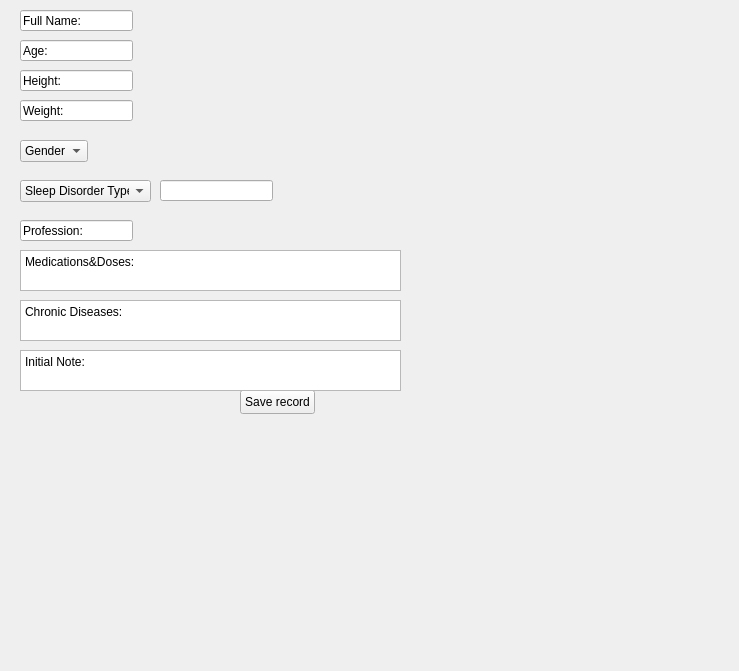
<?xml version="1.0" encoding="UTF-8"?>
<ui version="4.0">
 <class>Form</class>
 <widget class="QWidget" name="Form">
  <property name="geometry">
   <rect>
    <x>0</x>
    <y>0</y>
    <width>739</width>
    <height>671</height>
   </rect>
  </property>
  <property name="windowTitle">
   <string>Form</string>
  </property>
  <widget class="QLineEdit" name="lineEdit_name">
   <property name="geometry">
    <rect>
     <x>20</x>
     <y>10</y>
     <width>113</width>
     <height>21</height>
    </rect>
   </property>
   <property name="text">
    <string>Full Name:</string>
   </property>
  </widget>
  <widget class="QLineEdit" name="lineEdit_age">
   <property name="geometry">
    <rect>
     <x>20</x>
     <y>40</y>
     <width>113</width>
     <height>21</height>
    </rect>
   </property>
   <property name="text">
    <string>Age:</string>
   </property>
  </widget>
  <widget class="QLineEdit" name="lineEdit_height">
   <property name="geometry">
    <rect>
     <x>20</x>
     <y>70</y>
     <width>113</width>
     <height>21</height>
    </rect>
   </property>
   <property name="text">
    <string>Height:</string>
   </property>
  </widget>
  <widget class="QLineEdit" name="lineEdit_weight">
   <property name="geometry">
    <rect>
     <x>20</x>
     <y>100</y>
     <width>113</width>
     <height>21</height>
    </rect>
   </property>
   <property name="text">
    <string>Weight:</string>
   </property>
  </widget>
  <widget class="QComboBox" name="comboBox_gender">
   <property name="geometry">
    <rect>
     <x>20</x>
     <y>140</y>
     <width>68</width>
     <height>22</height>
    </rect>
   </property>
   <item>
    <property name="text">
     <string>Gender:</string>
    </property>
   </item>
   <item>
    <property name="text">
     <string>male</string>
    </property>
   </item>
   <item>
    <property name="text">
     <string>female</string>
    </property>
   </item>
   <item>
    <property name="text">
     <string>prefer not to say</string>
    </property>
   </item>
  </widget>
  <widget class="QComboBox" name="comboBox_disorderType">
   <property name="geometry">
    <rect>
     <x>20</x>
     <y>180</y>
     <width>131</width>
     <height>22</height>
    </rect>
   </property>
   <item>
    <property name="text">
     <string>Sleep Disorder Type:</string>
    </property>
   </item>
   <item>
    <property name="text">
     <string>idiopathic hypersomnia</string>
    </property>
   </item>
   <item>
    <property name="text">
     <string>narcolepsy</string>
    </property>
   </item>
   <item>
    <property name="text">
     <string>obstructive sleep apnea</string>
    </property>
   </item>
   <item>
    <property name="text">
     <string>REM sleep behavior disorder</string>
    </property>
   </item>
   <item>
    <property name="text">
     <string>restless legs sydrome</string>
    </property>
   </item>
   <item>
    <property name="text">
     <string>insomnia</string>
    </property>
   </item>
   <item>
    <property name="text">
     <string>circadian rhythm sleep disorder</string>
    </property>
   </item>
   <item>
    <property name="text">
     <string>parasomnia</string>
    </property>
   </item>
   <item>
    <property name="text">
     <string>other(if other,please explain)</string>
    </property>
   </item>
  </widget>
  <widget class="QPushButton" name="pushButton">
   <property name="geometry">
    <rect>
     <x>240</x>
     <y>390</y>
     <width>75</width>
     <height>24</height>
    </rect>
   </property>
   <property name="text">
    <string>Save record</string>
   </property>
  </widget>
  <widget class="QLineEdit" name="lineEdit_profession">
   <property name="geometry">
    <rect>
     <x>20</x>
     <y>220</y>
     <width>113</width>
     <height>21</height>
    </rect>
   </property>
   <property name="text">
    <string>Profession:</string>
   </property>
  </widget>
  <widget class="QLineEdit" name="lineEdit_otherDisorder">
   <property name="geometry">
    <rect>
     <x>160</x>
     <y>180</y>
     <width>113</width>
     <height>21</height>
    </rect>
   </property>
  </widget>
  <widget class="QPlainTextEdit" name="plainTextEdit_initialNote">
   <property name="geometry">
    <rect>
     <x>20</x>
     <y>350</y>
     <width>381</width>
     <height>41</height>
    </rect>
   </property>
   <property name="plainText">
    <string>Initial Note:</string>
   </property>
  </widget>
  <widget class="QPlainTextEdit" name="plainTextEdit_chronicDisease">
   <property name="geometry">
    <rect>
     <x>20</x>
     <y>300</y>
     <width>381</width>
     <height>41</height>
    </rect>
   </property>
   <property name="plainText">
    <string>Chronic Diseases:</string>
   </property>
  </widget>
  <widget class="QPlainTextEdit" name="plainTextEdit_medications">
   <property name="geometry">
    <rect>
     <x>20</x>
     <y>250</y>
     <width>381</width>
     <height>41</height>
    </rect>
   </property>
   <property name="plainText">
    <string>Medications&amp;Doses:</string>
   </property>
  </widget>
 </widget>
 <resources/>
 <connections/>
</ui>
